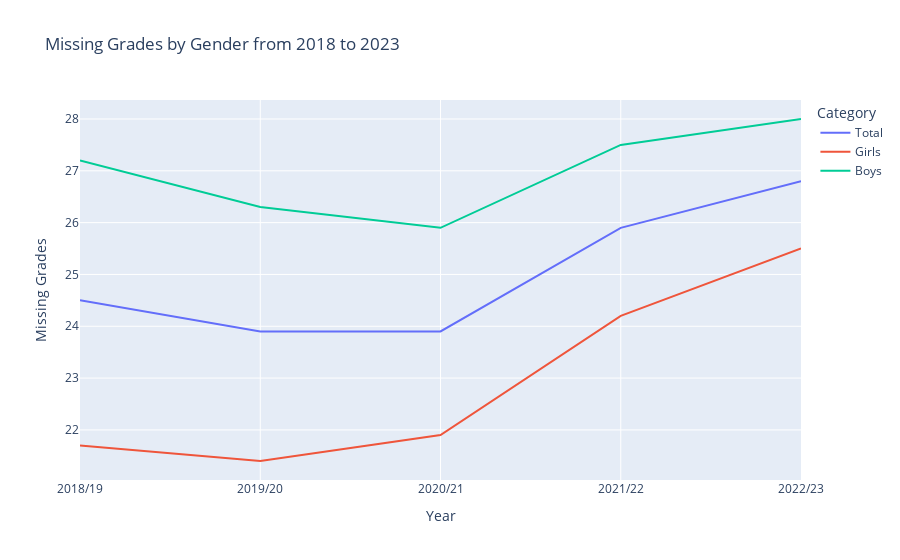

This figure's notebook cell:
### Code cell
#a)
import plotly.express as px
import pandas as pd
#https://www.geeksforgeeks.org/os-module-python-examples/
import os
import matplotlib.pyplot as plt

years_filter = ["2018/19", "2019/20", "2020/21", "2021/22", "2022/23"]

df_filtered_years = df_betyg_o_prov_riksnivå1B[df_betyg_o_prov_riksnivå1B["Unnamed: 0"].isin(years_filter)]
df_filtered_years = df_filtered_years.rename(columns={"Unnamed: 0": "Year", "Totalt.2": "Total", "Flickor.2": "Girls", "Pojkar.2": "Boys"})
output_dir = "visualiseringar"
os.makedirs(output_dir, exist_ok=True)

df_melted = df_filtered_years.melt(id_vars=["Year"], value_vars=["Total", "Girls", "Boys"], 
                                   var_name="Category", value_name="Missing Grades")

fig = px.line(df_melted, x="Year", y="Missing Grades", color="Category",
              title="Missing Grades by Gender from 2018 to 2023")
plotly_output_path = os.path.join(output_dir, "missing_grades_plot.html")
fig.write_html(plotly_output_path)
fig.show()
print(f"Plotly graph saved to {plotly_output_path}")

plt.figure(figsize=(10, 5))
plt.plot(df_filtered_years["Year"], df_filtered_years["Total"], label="Total")
plt.plot(df_filtered_years["Year"], df_filtered_years["Girls"], label="Girls")
plt.plot(df_filtered_years["Year"], df_filtered_years["Boys"], label="Boys")
plt.xlabel("Year")
plt.ylabel("Missing Grades")
plt.title("Missing Grades by Gender from 2018 to 2023")
plt.legend()
matplotlib_output_path = os.path.join(output_dir, "missing_grades_plot.png")
plt.savefig(matplotlib_output_path)


plt.show()
print(f"Matplotlib graph saved to {matplotlib_output_path}")

### Figure 1 — Plotly figure (JSON) as saved in the notebook; plotly's stock layout.template omitted (floating-point values rounded to 4 significant figures)
{"data": [{"hovertemplate": "Category=Total<br>Year=%{x}<br>Missing Grades=%{y}<extra></extra>", "legendgroup": "Total", "line": {"color": "#636efa", "dash": "solid"}, "marker": {"symbol": "circle"}, "mode": "lines", "name": "Total", "orientation": "v", "showlegend": true, "type": "scatter", "x": ["2018/19", "2019/20", "2020/21", "2021/22", "2022/23"], "xaxis": "x", "y": [24.5, 23.9, 23.9, 25.9, 26.8], "yaxis": "y"}, {"hovertemplate": "Category=Girls<br>Year=%{x}<br>Missing Grades=%{y}<extra></extra>", "legendgroup": "Girls", "line": {"color": "#EF553B", "dash": "solid"}, "marker": {"symbol": "circle"}, "mode": "lines", "name": "Girls", "orientation": "v", "showlegend": true, "type": "scatter", "x": ["2018/19", "2019/20", "2020/21", "2021/22", "2022/23"], "xaxis": "x", "y": [21.7, 21.4, 21.9, 24.2, 25.5], "yaxis": "y"}, {"hovertemplate": "Category=Boys<br>Year=%{x}<br>Missing Grades=%{y}<extra></extra>", "legendgroup": "Boys", "line": {"color": "#00cc96", "dash": "solid"}, "marker": {"symbol": "circle"}, "mode": "lines", "name": "Boys", "orientation": "v", "showlegend": true, "type": "scatter", "x": ["2018/19", "2019/20", "2020/21", "2021/22", "2022/23"], "xaxis": "x", "y": [27.2, 26.3, 25.9, 27.5, 28.0], "yaxis": "y"}], "layout": {"legend": {"title": {"text": "Category"}, "tracegroupgap": 0}, "title": {"text": "Missing Grades by Gender from 2018 to 2023"}, "xaxis": {"anchor": "y", "domain": [0, 1], "title": {"text": "Year"}}, "yaxis": {"anchor": "x", "domain": [0, 1], "title": {"text": "Missing Grades"}}}}
